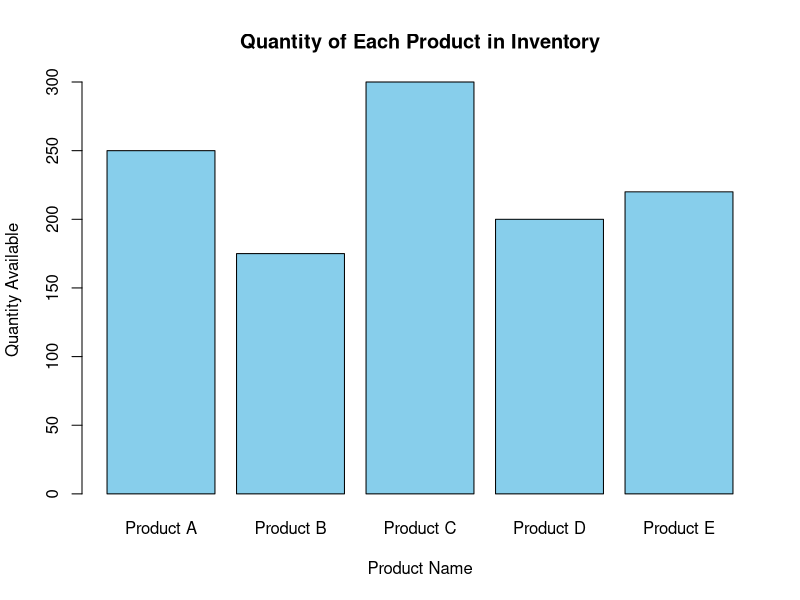
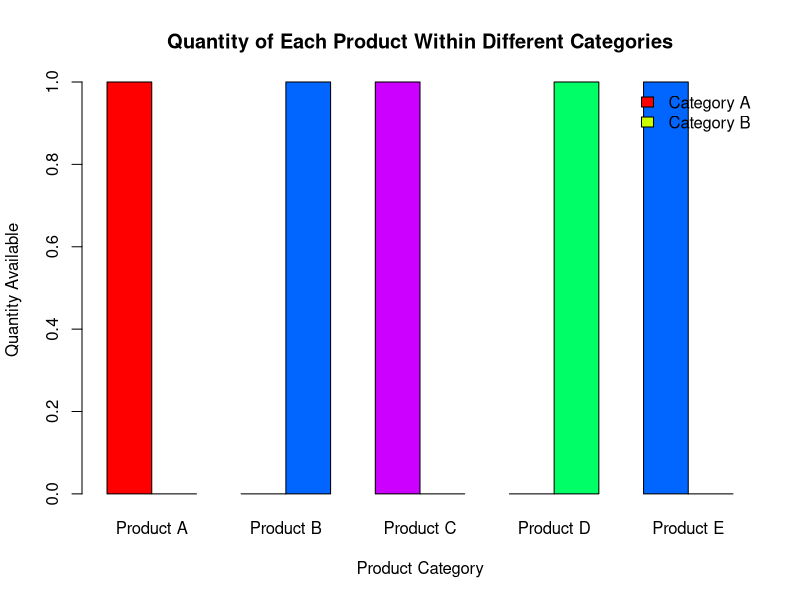
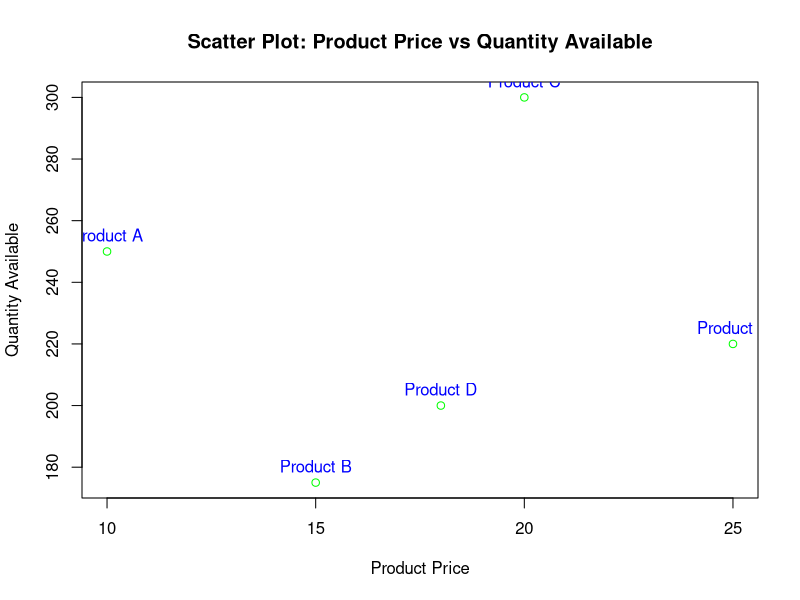

The R script that drew these images, in order:
# Product data
product_data <- data.frame(
  Product_ID = 1:5,
  Product_Name = c("Product A", "Product B", "Product C", "Product D", "Product E"),
  Quantity_Available = c(250, 175, 300, 200, 220)
)

# a. Bar chart for quantity of each product in the inventory
barplot(product_data$Quantity_Available, names.arg = product_data$Product_Name,
        col = "skyblue", main = "Quantity of Each Product in Inventory",
        xlab = "Product Name", ylab = "Quantity Available")

# b. Stacked bar chart for quantity of each product within different product categories
# Assuming there's a category column in your data (e.g., Product_Category), modify as needed
product_data$Product_Category <- c("Category A", "Category B", "Category A", "Category B", "Category A")

stacked_bar_data <- table(product_data$Product_Category, product_data$Product_Name)
barplot(as.matrix(stacked_bar_data), beside = TRUE, col = rainbow(ncol(stacked_bar_data)),
        main = "Quantity of Each Product Within Different Categories",
        xlab = "Product Category", ylab = "Quantity Available",
        legend.text = rownames(stacked_bar_data), args.legend = list(x = "topright", bty = "n"))

# c. Scatter plot for relationship between product price and quantity available
# Assuming there's a Price column in your data (e.g., Product_Price), modify as needed
product_data$Product_Price <- c(10, 15, 20, 18, 25)

plot(product_data$Product_Price, product_data$Quantity_Available, col = "green",
     xlab = "Product Price", ylab = "Quantity Available",
     main = "Scatter Plot: Product Price vs Quantity Available")

# Add labels for each point
text(product_data$Product_Price, product_data$Quantity_Available, labels = product_data$Product_Name, pos = 3, col = "blue")
